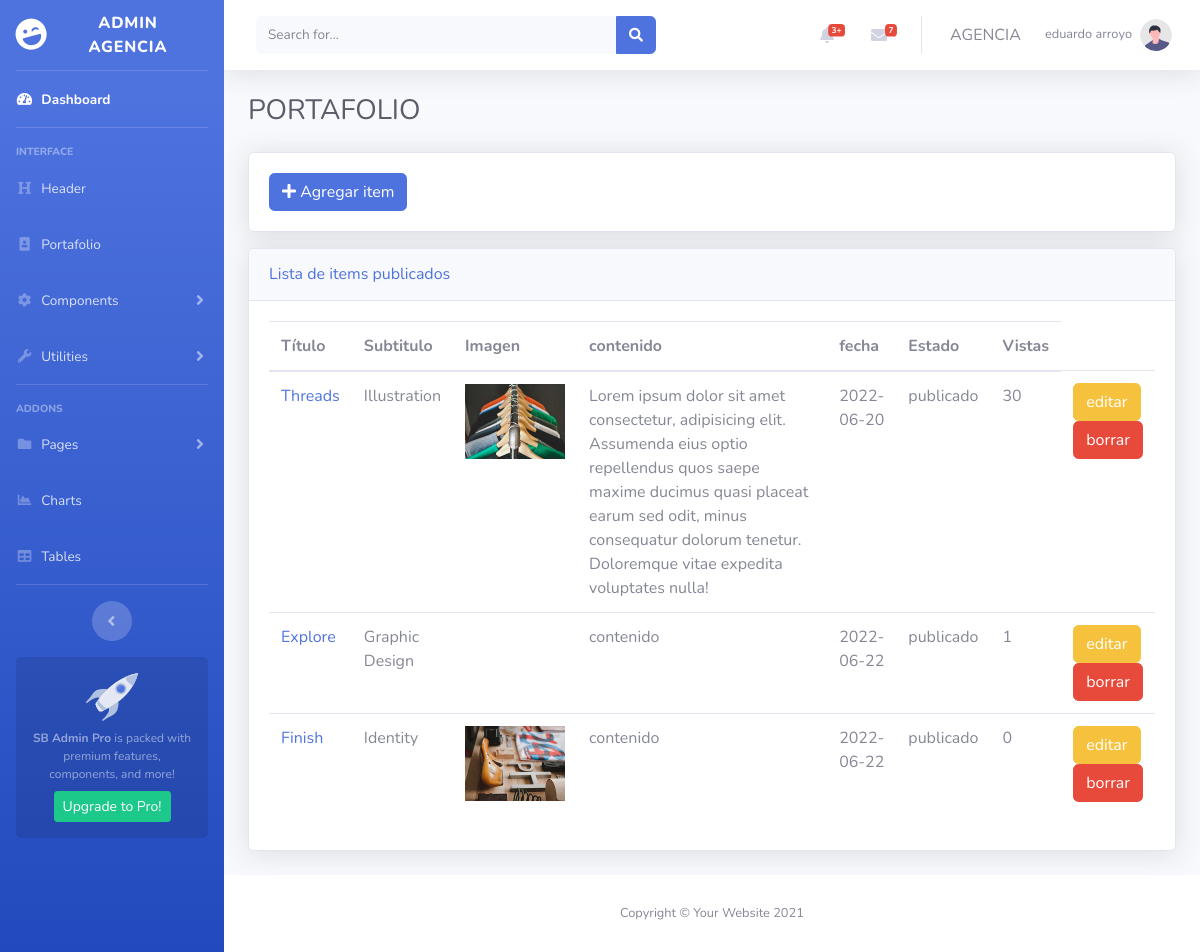
/admin/index.php?portafolio (signed in), run on an earlier commit of the app's database.
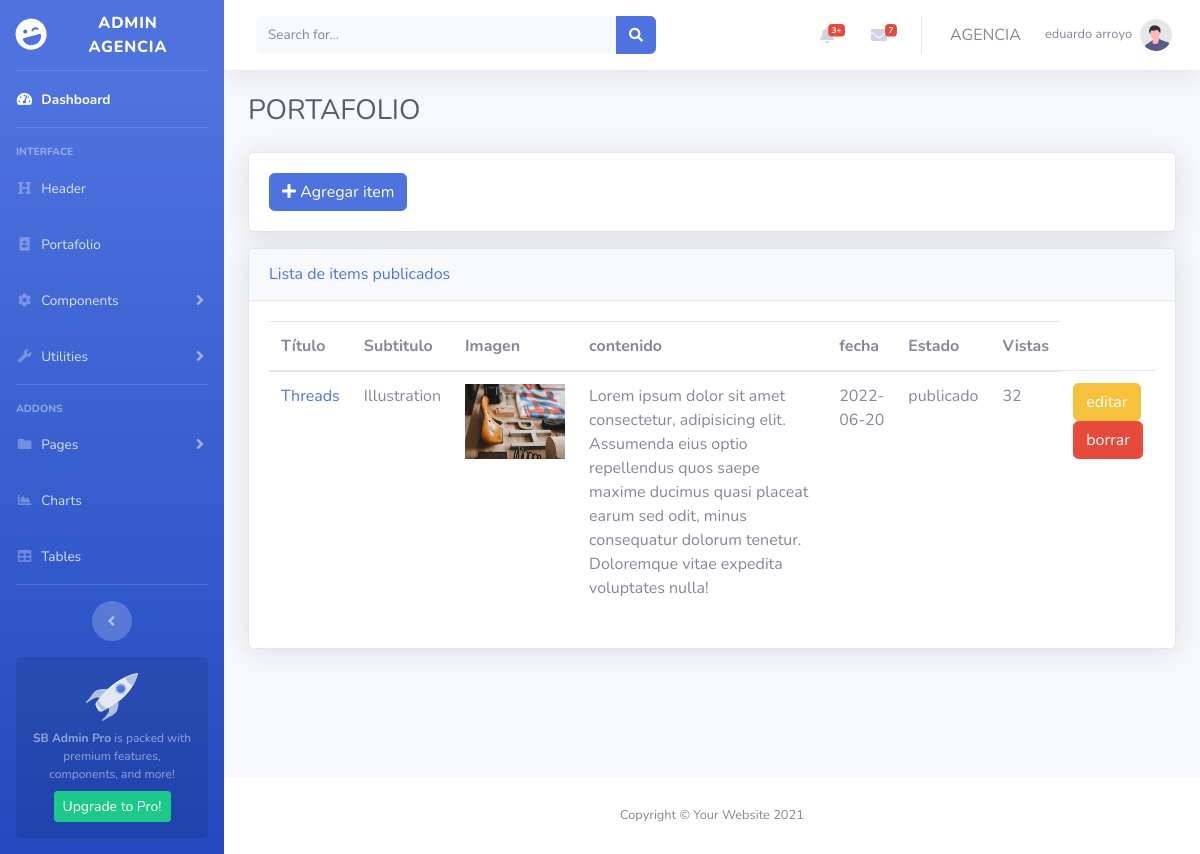
And on a later commit of the database.
### tables this page shows
CREATE TABLE `portafolio` (
  `port_id` int(10) UNSIGNED NOT NULL,
  `port_titulo` varchar(20) NOT NULL,
  `port_subtitulo` varchar(20) NOT NULL,
  `port_img` text NOT NULL,
  `port_contenido` text NOT NULL,
  `port_fecha` date NOT NULL,
  `port_user_id` int(11) NOT NULL,
  `port_status` varchar(20) DEFAULT NULL,
  `port_vistas` int(11) DEFAULT 0
);

### resources/controllers/helpers.php (called while the page is built, shortened)
<?php
    function query($consulta){
        global $conexion;
        return mysqli_query($conexion, $consulta);
    }
    function fetch_array($query){
        return mysqli_fetch_array($query);
    }
            ?>

### resources/controllers/portafolioController.php (the view, shortened to what this page needs)
<?php
    function get_portafolios_back(){
        $query = query("SELECT * FROM portafolio WHERE port_user_id = {$_SESSION['user_id']}");
        while($fila = fetch_array($query)){
            $portafolio = <<<DELIMITER
                <tr>
                    <td><a href="../portafolio.php?id={$fila['port_id']}" target="_blank">{$fila['port_titulo']}</a></td>
                    <td>{$fila['port_subtitulo']}</td>
                    <td><img src="../img/portafolio/{$fila['port_img']}" alt="" width="100"></td>
                    <td style="width: 35%;">{$fila['port_contenido']}</td>
                    <td>{$fila['port_fecha']}</td>
                    <td>{$fila['port_status']}</td>
                    <td>{$fila['port_vistas']}</td>
                    <td>
                        <a href="index.php?portafolio_edit={$fila['port_id']}" class="btn btn-small btn-warning">editar</a>
                        <a href="javascript:void(0)" class="btn btn-small btn-danger delete_link" rel="{$fila['port_id']}" tabla="portafolio">borrar</a>
                    </td>
                </tr>
DELIMITER;
            echo $portafolio;
        }
    }
?>

### resources/views/back/head.php (shortened to what this page needs)
<!DOCTYPE html>
<html lang="es">
<head>
    <link href="vendor/fontawesome-free/css/all.min.css" rel="stylesheet" type="text/css">
    <link href="css/sb-admin-2.min.css" rel="stylesheet">
</head>
<body id="page-top">

### public/admin/index.php (shortened to what this page needs)
<?php include(VIEW_BACK . DS . "head.php"); ?>
    <div id="wrapper">
        <?php include(VIEW_BACK . DS . "sidebar.php"); ?>
        <div id="content-wrapper" class="d-flex flex-column">
            <div id="content">
                <?php include(VIEW_BACK . DS . "topbar.php"); ?>
                <?php
                    if(isset($_GET['portafolio'])){
                        include(VIEW_BACK . DS . "portafolio.php");
                    }
                ?>
            </div>
            <?php include(VIEW_BACK . DS . "footer.php"); ?>

### resources/views/back/sidebar.php (shortened to what this page needs)
<ul class="navbar-nav bg-gradient-primary sidebar sidebar-dark accordion" id="accordionSidebar">
    <a class="sidebar-brand d-flex align-items-center justify-content-center" href="./">
        <div class="sidebar-brand-icon rotate-n-15">
            <i class="fas fa-laugh-wink"></i>
        </div>
        <div class="sidebar-brand-text mx-3">ADMIN AGENCIA</div>
    </a>
    <hr class="sidebar-divider my-0">
    <li class="nav-item active">
        <a class="nav-link" href="index.html">
            <i class="fas fa-fw fa-tachometer-alt"></i>
            <span>Dashboard</span></a>
    </li>
    <hr class="sidebar-divider">
    <div class="sidebar-heading">
        Interface
    </div>
    <li class="nav-item">
        <a class="nav-link" href="index.php?header">
            <i class="fas fa-fw fa-heading"></i>
            <span>Header</span></a>
    </li>
    <li class="nav-item">
        <a class="nav-link" href="index.php?portafolio">
            <i class="fas fa-fw fa-portrait"></i>
            <span>Portafolio</span></a>
    </li>
    <li class="nav-item">
        <a class="nav-link collapsed" href="#" data-toggle="collapse" data-target="#collapseTwo"
            aria-expanded="true" aria-controls="collapseTwo">
            <i class="fas fa-fw fa-cog"></i>
            <span>Components</span>
        </a>
    </li>
    <li class="nav-item">
        <a class="nav-link collapsed" href="#" data-toggle="collapse" data-target="#collapseUtilities"
            aria-expanded="true" aria-controls="collapseUtilities">
            <i class="fas fa-fw fa-wrench"></i>
            <span>Utilities</span>
        </a>
    </li>
    <hr class="sidebar-divider">
    <div class="sidebar-heading">
        Addons
    </div>
    <li class="nav-item">
        <a class="nav-link collapsed" href="#" data-toggle="collapse" data-target="#collapsePages"
            aria-expanded="true" aria-controls="collapsePages">
            <i class="fas fa-fw fa-folder"></i>
            <span>Pages</span>
        </a>
    </li>
    <li class="nav-item">
        <a class="nav-link" href="charts.html">
            <i class="fas fa-fw fa-chart-area"></i>
            <span>Charts</span></a>
    </li>
    <li class="nav-item">
        <a class="nav-link" href="tables.html">
            <i class="fas fa-fw fa-table"></i>
            <span>Tables</span></a>
    </li>
    <hr class="sidebar-divider d-none d-md-block">
    <div class="text-center d-none d-md-inline">
        <button class="rounded-circle border-0" id="sidebarToggle"></button>
    </div>
    <div class="sidebar-card d-none d-lg-flex">
        <img class="sidebar-card-illustration mb-2" src="img/undraw_rocket.svg" alt="...">
        <p class="text-center mb-2"><strong>SB Admin Pro</strong> is packed with premium features, components, and more!</p>
        <a class="btn btn-success btn-sm" href="https://startbootstrap.com/theme/sb-admin-pro">Upgrade to Pro!</a>
    </div>
</ul>

### resources/views/back/topbar.php (shortened to what this page needs)
<nav class="navbar navbar-expand navbar-light bg-white topbar mb-4 static-top shadow">
    <form
        class="d-none d-sm-inline-block form-inline mr-auto ml-md-3 my-2 my-md-0 mw-100 navbar-search">
        <div class="input-group">
            <input type="text" class="form-control bg-light border-0 small" placeholder="Search for..."
                aria-label="Search" aria-describedby="basic-addon2">
            <div class="input-group-append">
                <button class="btn btn-primary" type="button">
                    <i class="fas fa-search fa-sm"></i>
                </button>
            </div>
        </div>
    </form>
    <ul class="navbar-nav ml-auto">
        <li class="nav-item dropdown no-arrow mx-1">
            <a class="nav-link dropdown-toggle" href="#" id="alertsDropdown" role="button"
                data-toggle="dropdown" aria-haspopup="true" aria-expanded="false">
                <i class="fas fa-bell fa-fw"></i>
                <span class="badge badge-danger badge-counter">3+</span>
            </a>
        </li>
        <li class="nav-item dropdown no-arrow mx-1">
            <a class="nav-link dropdown-toggle" href="#" id="messagesDropdown" role="button"
                data-toggle="dropdown" aria-haspopup="true" aria-expanded="false">
                <i class="fas fa-envelope fa-fw"></i>
                <span class="badge badge-danger badge-counter">7</span>
            </a>
        </li>
        <li class="nav-item">
            <a href="../" class="nav-link text-gray-600">AGENCIA</a>
        </li>
        <li class="nav-item dropdown no-arrow">
            <a class="nav-link dropdown-toggle" href="#" id="userDropdown" role="button"
                data-toggle="dropdown" aria-haspopup="true" aria-expanded="false">
                <span class="mr-2 d-none d-lg-inline text-gray-600 small"><?php echo $_SESSION['user_nombres'] . " " . $_SESSION['user_apellidos']; ?></span>
                <img class="img-profile rounded-circle"
                    src="img/undraw_profile.svg">
            </a>
        </li>
    </ul>
</nav>

### resources/views/back/portafolio.php (shortened to what this page needs)
<div class="container-fluid">
    <div class="d-sm-flex align-items-center justify-content-between mb-4">
        <h1 class="h3 mb-0 text-gray-800">PORTAFOLIO</h1>
    </div>
    <div class="row">
        <div class="col-md-12">
            <div class="card shadow mb-3">
                <div class="card-body">
                    <a href="index.php?portafolio_add" class="btn btn-primary">
                    <i class="fas fa-plus"></i> Agregar item
                    </a>
                </div>
            </div>
            <div class="card shadow mb-4">
                <div class="card-header py-3">
                    <h6 class="text-primary mb-0">Lista de items publicados</h6>
                </div>
                <div class="card-body">
                    <table class="table table-hover table-responsive">
                        <thead>
                            <tr>
                                <th>Título</th>
                                <th>Subtitulo</th>
                                <th>Imagen</th>
                                <th>contenido</th>
                                <th>fecha</th>
                                <th>Estado</th>
                                <th>Vistas</th>
                            </tr>
                        </thead>
                        <tbody>
                            <?php get_portafolios_back(); ?>
                        </tbody>
                    </table>
                </div>
            </div>
        </div>
    </div>
</div>

### resources/views/back/footer.php (shortened to what this page needs)
            <footer class="sticky-footer bg-white">
                <div class="container my-auto">
                    <div class="copyright text-center my-auto">
                        <span>Copyright &copy; Your Website 2021</span>
                    </div>
                </div>
            </footer>
        </div>
    </div>
</body>
</html>

What changed in the data, as far as the page shows it:
removed portafolio: port_titulo "Explore", port_subtitulo "Graphic Design", port_contenido "contenido", port_fecha "2022-06-22", port_status "publicado", port_vistas "1"
removed portafolio: port_titulo "Finish", port_subtitulo "Identity", port_img (picture), port_contenido "contenido", port_fecha "2022-06-22", port_status "publicado", port_vistas "0"
changed portafolio "Threads": port_img: a different picture; port_vistas "30" → "32"
